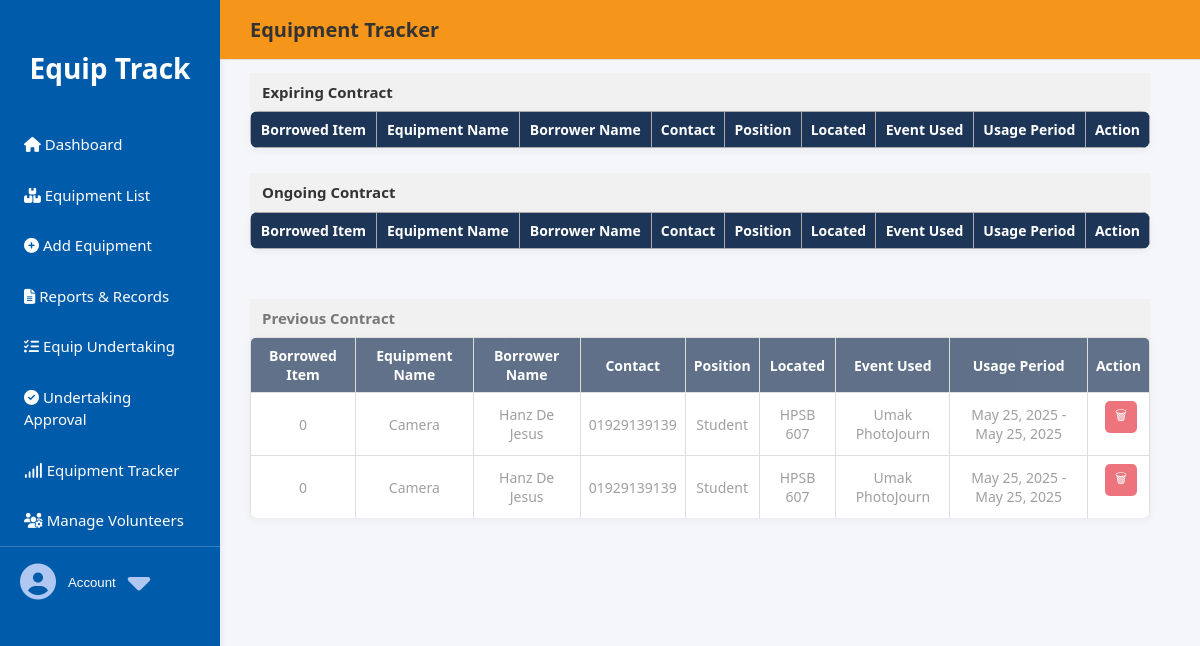
The page /equipment-tracker.php on the database its author committed.
### tables this page shows
CREATE TABLE `undertaking_approval` (
  `id` int(11) NOT NULL,
  `volunteer_id` int(11) NOT NULL,
  `borrower_id` int(11) NOT NULL,
  `equipment_code` int(11) NOT NULL,
  `equipment_name` varchar(100) NOT NULL,
  `model` varchar(100) NOT NULL,
  `serial_number` varchar(200) NOT NULL,
  `condition_status` varchar(200) NOT NULL,
  `recipient_name` varchar(100) NOT NULL,
  `position` varchar(100) NOT NULL,
  `office_location` varchar(100) NOT NULL,
  `contact_info` varchar(50) NOT NULL,
  `event_purpose` text NOT NULL,
  `usage_start` date NOT NULL,
  `usage_end` date NOT NULL,
  `date_submitted` date NOT NULL,
  `status` enum('pending','approved','declined') DEFAULT 'pending',
  `admin_notes` text DEFAULT NULL,
  `approved_by` varchar(10) DEFAULT NULL,
  `returned` varchar(50) NOT NULL
);

### equipment-tracker.php (the view, shortened to what this page needs)
<?php
include('db.php');
$today = date('Y-m-d');
$sql = "SELECT * FROM undertaking_approval";
$stmt = $pdo->query($sql);
$rows = $stmt->fetchAll(PDO::FETCH_ASSOC);
$expiring = [];
$ongoing = [];
$previous = [];
foreach ($rows as $row) {
    $end = $row['usage_end'];
    $status = $row['returned'];
    if ($status === 'Yes') {
        $previous[] = $row;
    } elseif ($end == $today) {
        $expiring[] = $row;
    } elseif ($end > $today) {
        $ongoing[] = $row;
    } else {
        $previous[] = $row;
    }
}
function displayRow($row, $withActions = false, $isPrevious = false) {
    echo "<tr>";
    echo "<td>{$row['equipment_code']}</td>";
    echo "<td>{$row['equipment_name']}</td>";
    echo "<td>{$row['recipient_name']}</td>";
    echo "<td>{$row['contact_info']}</td>";
    echo "<td>{$row['position']}</td>";
    echo "<td>{$row['office_location']}</td>";
    echo "<td>{$row['event_purpose']}</td>";
    echo "<td>" . date("F j, Y", strtotime($row['usage_start'])) . " - " . date("F j, Y", strtotime($row['usage_end'])) . "</td>";
    echo "<td>";
    if ($isPrevious) {
        echo "<form method='POST' style='display:inline-block; margin-left: 5px;' onsubmit=\"return confirm('Are you sure you want to delete this record?');\">";
        echo "<button type='submit' name='delete_record' style='background:#e63946;color:white;padding:5px 10px;border:none;border-radius:5px;'>🗑</button>";
        echo "</form>";
    }
    echo "</td>";
    echo "</tr>";
}
?>
<!DOCTYPE html>
<html lang="en"></html>
<head>
  <link rel="stylesheet" href="style.css" />
  <link rel="stylesheet" href="https://cdnjs.cloudflare.com/ajax/libs/font-awesome/6.5.0/css/all.min.css" />
</head>
<body>
<?php include 'sidebar.php'; ?>
  <div class="main">
    <div class="topbar">
      <h3>Equipment Tracker</h3>
    </div>
      <br>
<div class="section-title">Expiring Contract</div>
<table>
    <tr>
        <th>Borrowed Item</th>
        <th>Equipment Name</th>
        <th>Borrower Name</th>
        <th>Contact</th>
        <th>Position</th>
        <th>Located</th>
        <th>Event Used</th>
        <th>Usage Period</th>
        <th>Action</th>
    </tr>
</table>
<div class="section-title">Ongoing Contract</div>
<table>
    <tr>
        <th>Borrowed Item</th>
        <th>Equipment Name</th>
        <th>Borrower Name</th>
        <th>Contact</th>
        <th>Position</th>
        <th>Located</th>
        <th>Event Used</th>
        <th>Usage Period</th>
        <th>Action</th>
    </tr>
</table>
<div class="previous-section">
  <div class="section-title">Previous Contract</div>
  <table>
    <tr>
        <th>Borrowed Item</th>
        <th>Equipment Name</th>
        <th>Borrower Name</th>
        <th>Contact</th>
        <th>Position</th>
        <th>Located</th>
        <th>Event Used</th>
        <th>Usage Period</th>
        <th>Action</th>
    </tr>
    <?php foreach ($previous as $row) displayRow($row, false, true); ?>
  </table>
</div>
</body>
</html>

### style.css (style rules this page uses)
:root { --main-color: #005baa; --light-bg: #f4f6f9; --card-bg: #ffffff; --text-dark: #333; --text-light: #777; --border-radius: 8px; --shadow: 0 2px 8px rgba(0, 0, 0, 0.05); --transition: 0.2s ease-in-out; }
* { box-sizing: border-box; }
body { margin: 0; font-family: 'Segoe UI', sans-serif; background-color: var(--light-bg); color: var(--text-dark); font-size: 15px; line-height: 1.5; }
body > :not(.sidebar) { margin-left: 200px; padding: 50px; }
.topbar { position: fixed; top: 0; left: 220px; right: 0; height: 60px; background-color: #F5951A; border-bottom: 1px solid #ddd; display: flex; align-items: center; padding: 0 30px; z-index: 1000; box-sizing: border-box; }
.topbar h3 { font-size: 20px; font-weight: 600; color: var(--text-dark); }
table { width: 100%; border-collapse: collapse; background: var(--card-bg); box-shadow: var(--shadow); border-radius: var(--border-radius); overflow: hidden; }
th, td { padding: 12px 16px; text-align: left; font-size: 14px; border-bottom: 1px solid #e0e0e0; }
th { font-weight: 600; color: var(--text-dark); }
tr:last-child td { border-bottom: none; }

### equipment-tracker.php (style rules this page uses)
table { width: 100%; border-collapse: collapse; margin-bottom: 25px; }
th, td { border: 1px solid #aaa; padding: 8px; text-align: center; }
th { background-color: #1d3557; color: white; }
.section-title { background-color: #f1f1f1; padding: 8px 12px; font-weight: bold; }
.previous-section { margin-top: 50px; color: #777; background-color: #f9f9f9; border-radius: 8px; box-shadow: inset 0 0 10px #ddd; }
.previous-section table { color: #777; border-color: #ccc; }
.previous-section table th, .previous-section table td { border-color: #ddd; opacity: 0.7; }
.previous-section table { font-size: 0.9em; }

### rows shown on the page
undertaking_approval: equipment_code "0", equipment_name "Camera", recipient_name "Hanz De Jesus", contact_info "01929139139", position "Student", office_location "HPSB 607", event_purpose "Umak PhotoJourn", usage_start "May 25, 2025", usage_end "May 25, 2025"
undertaking_approval: equipment_code "0", equipment_name "Camera", recipient_name "Hanz De Jesus", contact_info "01929139139", position "Student", office_location "HPSB 607", event_purpose "Umak PhotoJourn", usage_start "May 25, 2025", usage_end "May 25, 2025"
